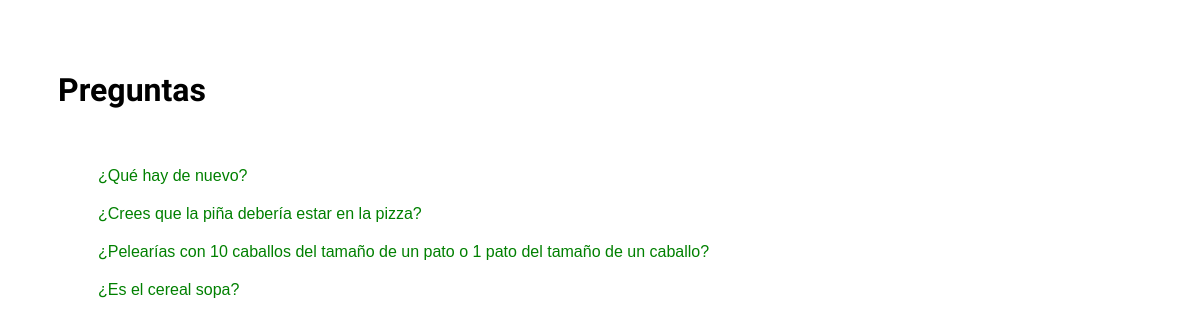
Screenshot of /polls/ with the database file from the repository.
### polls/models.py (models this page shows, shortened)
class Question(models.Model):
    question_text = models.CharField(max_length=200)
    pub_date = models.DateTimeField('date published')

### polls/views.py (the view)
# urls.py: path('', views.IndexView.as_view(), name='index'),
class IndexView(generic.ListView):
    template_name = "polls/index.html"
    context_object_name = 'latest_question_list'
    def get_queryset(self):
        return Question.objects.filter(pub_date__lte=timezone.now()).order_by('-pub_date')[:5][::-1]

### polls/templates/polls/index.html
{% extends "polls/base.html" %}
{% block content %}
    {% if latest_question_list %}
        <h1>Preguntas</h1>
        <ul>
            {% for question in latest_question_list %}
            <li><a href="{% url 'polls:detail' question.id %}">{{ question.question_text }}</a></li>
            {% endfor %}
        </ul>
    {% else %}
    <p>No polls are available.</p>
    {% endif %}
{% endblock content %}

### polls/static/polls/style.css (style rules this page uses)
body { color: black; background: white; font-family: 'Raleway', sans-serif; }
h1 { display: block; }
ul { list-style-type: none; }
li { margin: 20px 0px; }
li, a { text-decoration: none; font-family: sans-serif; }
a { color: green; }

### rows the page displays
Question: question_text "¿Qué hay de nuevo?"
Question: question_text "¿Crees que la piña debería estar en la pizza?"
Question: question_text "¿Pelearías con 10 caballos del tamaño de un pato o 1 pato del tamaño de un caballo?"
Question: question_text "¿Es el cereal sopa?"
